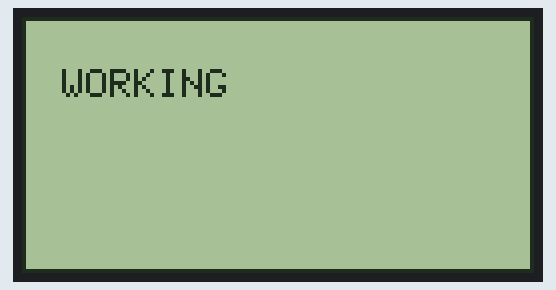
Simulated run of this sketch. Board: Arduino Mega 2560, built with avr-gcc and run on an emulated ATmega2560. On the bench: 128×64 one-colour display.

Above: at 1.1 s.

The sketch:

JHD_KS01_Test1.ino
```cpp
// ============================================================
//  KS0108 128x64 Parallel LCD — Pin Configuration (U8g2)
//  Controller: KS0108 (JHS12864 or compatible)
//  Library:    U8g2  (Full framebuffer mode "_F")
//  MCU target: Arduino Mega / boards with enough pins
// ============================================================
//
//  KS0108 DATA BUS (D0–D7) — 8-bit parallel data lines
//    D0 → Arduino pin 2
//    D1 → Arduino pin 3
//    D2 → Arduino pin 4
//    D3 → Arduino pin 5
//    D4 → Arduino pin 6
//    D5 → Arduino pin 7
//    D6 → Arduino pin 8
//    D7 → Arduino pin 9
//
//  KS0108 CONTROL LINES
//    EN  (Enable / clock strobe)  → Arduino pin 16
//    DC  (Data/Instruction select, aka D/I or RS) → Arduino pin 14
//    CS1 (Chip Select, left  half) → Arduino pin 10
//    CS2 (Chip Select, right half) → Arduino pin 11
//    RST (Reset) → U8X8_PIN_NONE  (tied HIGH or unused)
//
//  POWER
//    VDD → 5 V
//    GND → GND
//    V0  → Contrast pot wiper (10 kΩ between VDD & GND)
//    BLA → Backlight anode  (via 33–100 Ω resistor to 5 V) or 3.3v
//    BLK → Backlight cathode → GND
//
//  R/W pin of the KS0108 MUST be tied LOW (Write-only mode).
//  U8g2 never reads from the display.
// ============================================================
//  JHS12864 (KS0108) LCD — 20-Pin Wiring Reference
// ============================================================
//
//  LCD Pin │ Label │ Connects To
//  ────────┼───────┼──────────────────────────────────────────
//    1     │ GND   │ GND
//    2     │ VCC   │ 5V
//    3     │ V0    │ NC (contrast fixed on module)
//    4     │ RS    │ Arduino pin 19  (D/I — Data or Instruction) / A5
//    5     │ R/W   │ GND             (always LOW = write only)
//    6     │ EN    │ Arduino pin 18  (Enable / clock strobe) / A4
//    7     │ D0    │ Arduino pin 2
//    8     │ D1    │ Arduino pin 3
//    9     │ D2    │ Arduino pin 4
//   10     │ D3    │ Arduino pin 5
//   11     │ D4    │ Arduino pin 6
//   12     │ D5    │ Arduino pin 7
//   13     │ D6    │ Arduino pin 8
//   14     │ D7    │ Arduino pin 9
//   15     │ CS1   │ Arduino pin 10  (Chip Select — left  half)
//   16     │ CS2   │ Arduino pin 11  (Chip Select — right half)
//   17     │ RST   │ NC -- Blank(Floating)
//   18     │ VEE   │ NC -- Blank(Floating)
//   19     │ BLA   │ 5V via 33Ω resistor (Backlight anode)/3.3v
//   20     │ BLK   │ GND             (Backlight cathode)
//
//  R/W (pin 5) MUST be tied to GND — U8g2 is write-only.
// ============================================================

#include <Arduino.h>
#include <U8g2lib.h>

//            Data pins ────────────────────┐
//            (D0 … D7 in order)            │
//                                          ▼
U8G2_KS0108_128X64_F u8g2(U8G2_R0,   // Rotation: 0°
  2, 3, 4, 5, 6, 7, 8, 9,            // D0–D7
  /*enable=*/ 18,                     // EN
  /*dc=*/     19,                     // D/I (Data / Instruction)
  /*cs1=*/    10,                     // CS1 – left  64-px half
  /*cs2=*/    11,                     // CS2 – right 64-px half
  U8X8_PIN_NONE                       // RST – not connected
);

void setup() {
  delay(1000);      // Let power rails stabilise before init
  u8g2.begin();
}

void loop() {
  u8g2.clearBuffer();

  u8g2.setFont(u8g2_font_6x12_tr);
  u8g2.drawStr(10, 20, "WORKING");

  u8g2.drawFrame(0, 0, 128, 64);   // Border rectangle

  u8g2.sendBuffer();

  delay(100);
}
```
